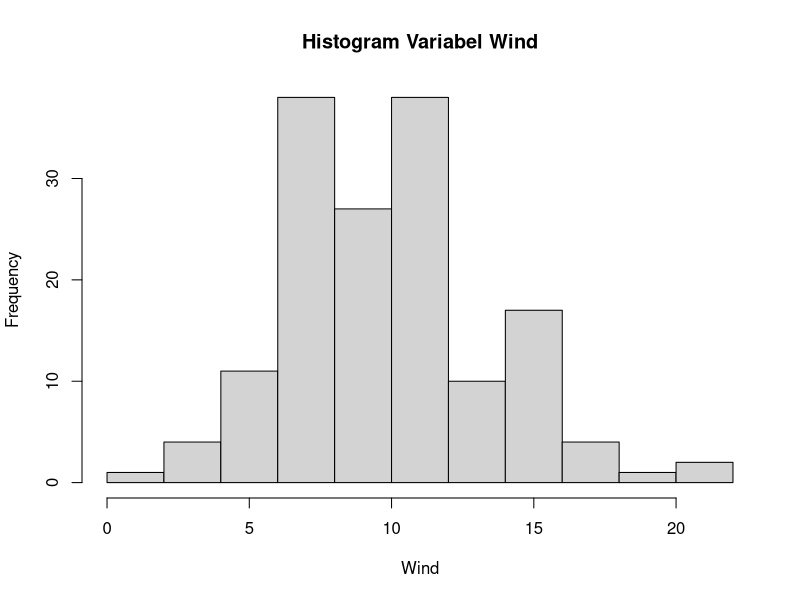
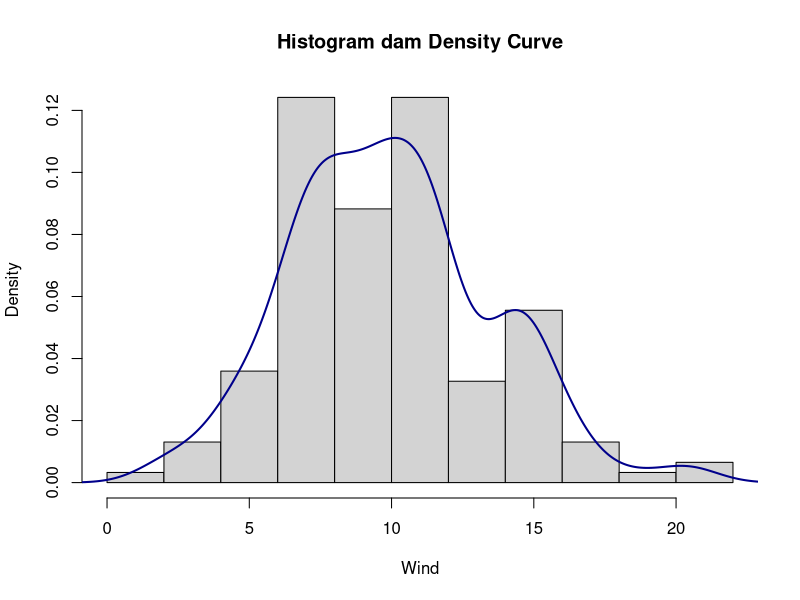
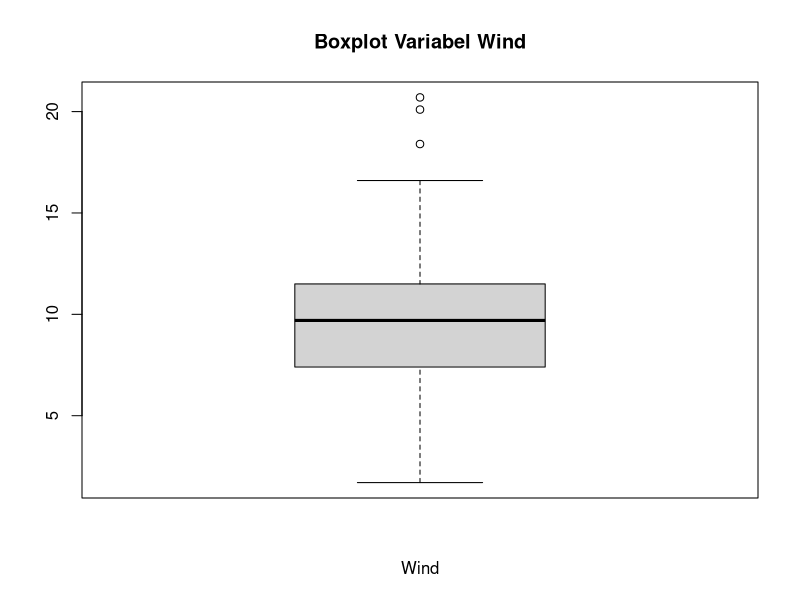
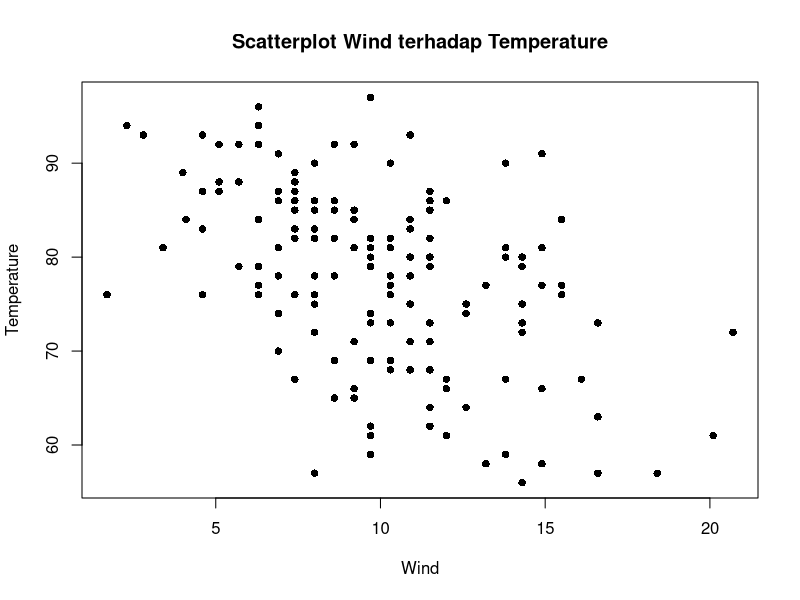

Source code (R) for these figures, in order:
#1.Buka data airquality
# Memanggil data airquality
data(airquality)
# Menampilkan struktur data
str(airquality)

#2.Buat histogram untuk variabel Wind, sertakan pula density nya
# Membuat Histogram variabel Wind
hist(airquality$Wind,
     xlab = "Wind",
     main = "Histogram Variabel Wind")
# Menghitung Estimasi kepadatan
dens <- density(airquality$Wind)
# Histogram + kurva kepadatan
hist(airquality$Wind,
     probability = TRUE,
     xlab = "Wind",
     main = "Histogram dam Density Curve")
# Menambahkan garis kepadatan
lines(dens, col = "darkblue", lwd = 2)

#3.Buat boxplot dan steam and leaf
# Membuat Boxplot variabel Wind
boxplot(airquality$Wind,
        main = "Boxplot Variabel Wind",
        xlab = "Wind")
# Membuat Stem and leaf variabel Wind
stem(airquality$Wind)

#4.Buat scatter plot
# Membuat Scatterplot Wind terhadap Temperature
plot(Temp ~ Wind, data = airquality,
     pch = 16,
     main = "Scatterplot Wind terhadap Temperature",
     xlab = "Wind",
     ylab = "Temperature")
